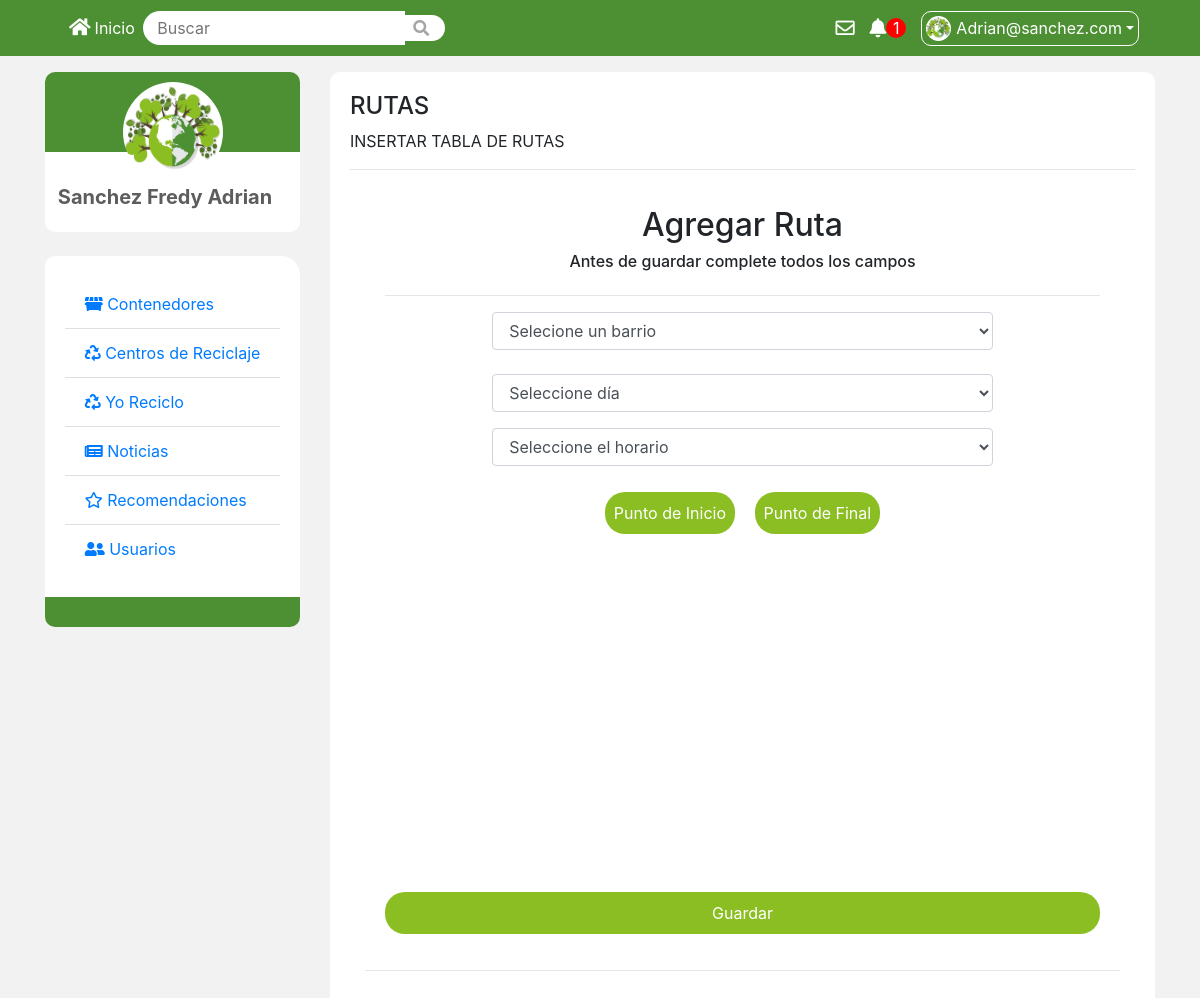
/road/rutas (signed in), run on the app's committed database.
### tables this page shows
CREATE TABLE `perfil` (
  `idperfil` int(11) NOT NULL,
  `idUsuario` int(11) NOT NULL,
  `myLat` float NOT NULL,
  `myLng` float NOT NULL,
  `fotoPerfil` varchar(255) NOT NULL,
  `nombreCompleto` varchar(100) NOT NULL
);

### app/libs/Core.php (called while the page is built, shortened)
<?php
class Core
{
    protected $currentMethod = 'index';
    public function __construct()
    {
        $url = $this->getUrl();
        if (file_exists('../app/controllers/' . ucwords($url[0]) . '.php')) {
            unset($url[0]);
        }
        $this->currentController = new $this->currentController;
        if (isset($url[1])) {
            if (method_exists($this->currentController, $url[1])) {
                $this->currentMethod = $url[1];
                unset($url[1]);
            }
        }
        $this->parameters = $url ? array_values($url) : [];
        call_user_func_array([$this->currentController , $this->currentMethod] , $this->parameters);
    }
    public function getUrl()
    {
        if (isset($_GET['url'])) {
            $url = rtrim($_GET['url'], '/');
            $url = filter_var($url, FILTER_SANITIZE_URL);
            $url = explode('/', $url);
            return $url;
        }
    }
}

### public/index.php (called while the page is built, shortened)
<?php
$init = new Core;

### app/libs/Base.php (called while the page is built, shortened)
<?php
class Base
{
    private $host = DB_HOST;
    private $dbname = DB_NAME;
    private $user = DB_USER;
    private $password = DB_PASSWORD;
    private $dbh;
    private $stmt;
    public function __construct()
    {
        $dns = 'mysql:host=' . $this->host . ';dbname=' . $this->dbname;
        $option = [
            PDO::ATTR_ERRMODE => true,
            PDO::ATTR_ERRMODE => PDO::ERRMODE_EXCEPTION
        ];
        try {
            $this->dbh = new PDO($dns, $this->user, $this->password, $option);
            $this->dbh->exec('set names utf8');
        } catch (PDOException $e) {
            $this->error = $e->getMessage();
            echo $this->error;
        }
    }
    public function query($sql)
    {
        return $this->stmt = $this->dbh->prepare($sql);
    }
    public function bind($parametro, $valor, $tipo = null)
    {
        if (is_null($tipo)) {
            switch (true) {
                default:
                    $tipo = PDO::PARAM_STR;
                    break;
            }
        }
        return $this->stmt->bindValue($parametro, $valor, $tipo);
    }
    public function execute()
    {
        return $this->stmt->execute();
    }
    public function register()
    {
        $this->execute();
        return $this->stmt->fetch(PDO::FETCH_OBJ);
    }
}

### app/models/usuario.php (called while the page is built, shortened)
<?php
class usuario
{
    private $db;
    public function __construct()
    {
        $this->db = new Base;
    }
    public function getUsuario($usuario)
    {
        $this->db->query('SELECT * FROM usuarios WHERE usuario = :user');
        $this->db->bind(':user', $usuario);
        return $this->db->register();
    }
    public function getPerfil($idusuario)
    {
        $this->db->query('SELECT * FROM perfil WHERE idUsuario = :id');
        $this->db->bind(':id', $idusuario);
        return $this->db->register();
    }
}

### app/views/pages/rutas/rutas.php (the view, shortened to what this page needs)
<?php
include_once URL_APP . '/views/custom/header.php';
include_once URL_APP . '/views/custom/navbar.php';
?>
<div class="container mt-3">
    <div class="row">
        <?php include_once URL_APP . '/views/custom/sidebar.php' ?>
    </div>
    <div class="col-md-9">
        <div class="container-notificaciones-usuario">
            <h4>RUTAS</h4>
            <p>INSERTAR TABLA DE RUTAS
                <hr>
                <div class="container">
                    <div class="container-perfil">
                        <h2 class="text-center">Agregar Ruta</h2>
                        <h6 class="text-center">Antes de guardar complete todos los campos</h6>
                        <hr>
                        <div class="content-completar-perfil center">
                            <form action="<?php echo URL_PROJECT ?>/container/addContainer" method="POST" enctype="multipart/form-data">
                                <div class="form-group">
                                    <select name="selectBarrio" class="form-control" id="selectB">
                                        <option value="0">Selecione un barrio</option>
                                    </select><br>
                                    <select name="tipoCont" class="form-control" onchange="" id="selectTC">
                                        <option value="0">Seleccione día</option>
                                    </select>
                                </div>
                                    <select name="tipoCont" class="form-control" onchange="" id="selectTC">
                                        <option value="0">Seleccione el horario</option>
                                    </select>
                                </div>
                                <div class="center">
                                        <input type="button" value="Punto de Inicio" onclick="startPoint()" class="btn-green btn-separate" id="btnStart">
                                        <input type="button" value="Punto de Final" onclick="endPoint()" class="btn-green btn-separate" id="btnEnd">
                                    </div><br>
                                <div id="mapa" style="width:100%;height:300px;"></div><br>
                                <button class="btn-green btn-block">Guardar</button>
                        </div>
                        <hr>
                    </div>
                </div>
        </div>
        <?php
        include_once URL_APP . '/views/custom/footer.php';
        ?>

### app/views/custom/navbar.php (shortened to what this page needs)
<header>
    <div class="container">
        <nav class="navbar navbar-expand-lg navbar-light text-white">
            <div class="collapse navbar-collapse" id="navbarSupportedContent">
                <ul class="navbar-nav mr-auto">
                    <li class="nav-item">
                        <a class="nav-link text-white" href="<?php echo URL_PROJECT ?>"><span class="big"><i class="fas fa-home mr-1"></i></span>Inicio</a>
                    </li>
                    <li class="nav-item">
                        <form action="<?php echo URL_PROJECT ?>/home/buscar" method="POST" class="tipe-form form-inline my-2 my-lg-0">
                            <input type="text" name="buscar" class="form-style" placeholder="Buscar" />
                            <button class="btn-form" type="submit">
                                <i class="fas fa-search"></i>
                            </button>
                        </form>
                    </li>
                </ul>
                <div class="links">
                    <div class="notificacion-container">
                        <a href="<?php echo URL_PROJECT ?>/mensajes" class="notificacion-container"><span class="big"><i class="far fa-envelope"></i></span></a>
                    </div>
                </div>
                <div class="links">
                    <div class="notificacion-container">
                        <a href="<?php echo URL_PROJECT ?>/notificaciones" class="notificacion-container"><span class="big"><i class="fas fa-bell"></i></span>
                            <?php if ($datos['misNoticaciones'] > 0) : ?>
                                <div class="bg-notification"><?php echo $datos['misNoticaciones'] ?></div>
                            <?php endif ?>
                        </a>
                    </div>
                </div>
                <div class="dropdown">
                    <span class="btn-radio dropdown-toggle" id="actionPerfil" data-toggle="dropdown" aria-haspopup="true" aria-expanded="false">
                        <img src="<?php echo URL_PROJECT . '/' . $datos['perfil']->fotoPerfil ?>" alt="perfil" class="img-perfil" />
                        <?php echo ucwords($_SESSION['usuario']); ?>
                    </span>
                </div>
            </div>
        </nav>
    </div>
</header>

### app/views/custom/sidebar.php (shortened to what this page needs)
<div class="col-md-3">
    <div class="container-style-main">
        <div class="perfil-usuario-main">
            <img src="<?php echo URL_PROJECT . '/' . $datos['perfil']->fotoPerfil ?>" alt="">
            <div class="foto-separation"></div>
            <a href="<?php echo URL_PROJECT ?>/perfil/<?php echo $datos['usuario']->usuario ?>" class="links">
                <div class="text-center nombre-perfil"><?php echo $datos['perfil']->nombreCompleto ?></div>
            </a>
            <div class="tabla-estadisticas">
            </div>
        </div>
    </div>
    <br>
    <div class="container-style-main">
        <div class="perfil-usuario-main">
            <br>
            <div>
                <ul class="list-group list-group-flush">
                    <li class="list-group-item"><a href="<?php echo URL_PROJECT ?>/container/contenedores"><i class="fas fa-dumpster"></i> Contenedores</li>
                    <li class="list-group-item"><a href="<?php echo URL_PROJECT ?>/centros/centrosReciclaje"><i class="fas fa-recycle"></i> Centros de Reciclaje</li>
                    <li class="list-group-item"><a href="<?php echo URL_PROJECT ?>/miregistro/yoreciclo"><i class="fas fa-recycle"></i> Yo Reciclo</li>
                    <li class="list-group-item"><a href="<?php echo URL_PROJECT ?>/news/noticias"><i class="fas fa-newspaper"></i> Noticias</li>
                    <li class="list-group-item"><a href="<?php echo URL_PROJECT ?>/home/usuarios"><i class="far fa-star"></i> Recomendaciones</li>
                    <li class="list-group-item"><a href="<?php echo URL_PROJECT ?>/home/usuarios"><i class="fas fa-user-friends"></i></span> Usuarios</a></li>
                </ul>
            </div>
            <br>
            <div class="background-sidebar">
                <div class="tabla-estadisticas">
                </div>
            </div>
    </div>
</div>

### public/css/style.css (style rules this page uses)
:root { --main-color: rgb(76, 144, 51); }
.links { color: #5d5d5d }
.big { font-size: 1.2em; }
.btn-green { outline: none; background-color: rgb(139, 190, 34); border: 0; padding: 0.55rem; border-radius: 20px; color: #ffffff; font-size: 1rem; align-self: center; }
.btn-separate { margin: 10px }
body { margin: 0; padding: 0; display: flex; flex-wrap: wrap; flex-direction: column; min-height: 100vh; background-color: #F2F2F2 }
.center { display: flex; justify-content: center; align-items: center; }
.notificacion-container { display: flex; }
.bg-notification { background-color: rgb(255, 0, 0); color: #ffffff; box-sizing: border-box; display: flex; justify-content: center; align-items: center; width: 20px; border-radius: 10px; height: 20px; }

### public/css/navbar.css (style rules this page uses)
header { background-color: var(--main-color); }
.tipe-form { height: 100%; }
.form-style { outline: none; border: 0; border-top-left-radius: 21px; border-bottom-left-radius: 21px; padding: .3em 0 .3em .9em }
.btn-form { border: 0; width: 40px; border-top-right-radius: 21px; border-bottom-right-radius: 21px; padding: .3em .5em .3em 0; background-color: #ffffff; color: #a5a5a5; margin: 0; cursor: pointer; }
.img-perfil { width: 25px; height: 25px; border-radius: 50%; margin-right: 5px }
.links { margin-right: 15px; }
.links a { color: #ffffff; text-decoration: none; }
.btn-radio { background-color: var(--main-color); border: 1px solid #ffffff; display: flex; justify-content: center; align-items: center; padding: 4px; border-radius: 10px; cursor: pointer; transition: all .5s; }

### public/css/home.css (style rules this page uses)
.perfil-usuario-main { background-color: #ffffff; border-bottom-left-radius: 10px; border-bottom-right-radius: 10px; border-top-left-radius: 10px; border-top-right-radius: 19px; display: flex; flex-direction: column; align-items: center; justify-content: center; }
.perfil-usuario-main img { width: 100px; height: 100px; position: absolute; top: 10px; border-radius: 50%; }
.foto-separation { width: 100%; height: 30px; }
.background-sidebar { border-end-end-radius: 10px; border-end-start-radius: 10px; height: 30px; width: 100%; background-color: rgb(76, 144, 51); }
.nombre-perfil { font-weight: bold; font-size: 20px; }
.tabla-estadisticas { width: 100%; display: flex; justify-content: space-around; padding: 10px; }

### public/css/perfil.css (style rules this page uses)
hr { width: 100% }
.container-perfil { padding: 20px; border-radius: 15px; background-color: #ffffff; display: flex; flex-direction: column; align-items: center; justify-content: center; }
.content-completar-perfil { width: 100%; }
.content-completar-perfil form { width: 70%; }

### public/css/notificaciones.css (style rules this page uses)
.container-notificaciones-usuario { width: 100%; background-color: #ffffff; border-radius: 10px; padding: 20px; }

### data on the page
perfil: fotoPerfil (picture), nombreCompleto "Sanchez Fredy Adrian"

### other printed values
$datos['misNoticaciones'] "1"
$_SESSION['usuario'] "Adrian@sanchez.com"
